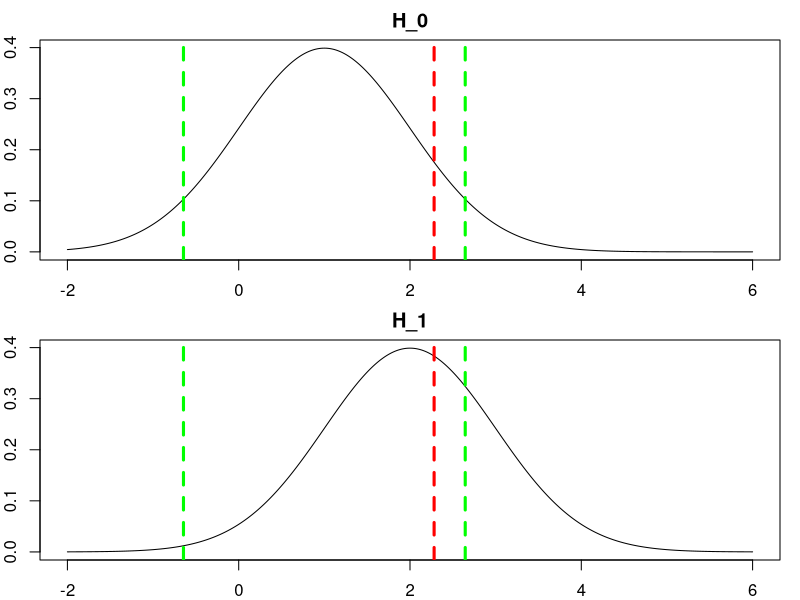
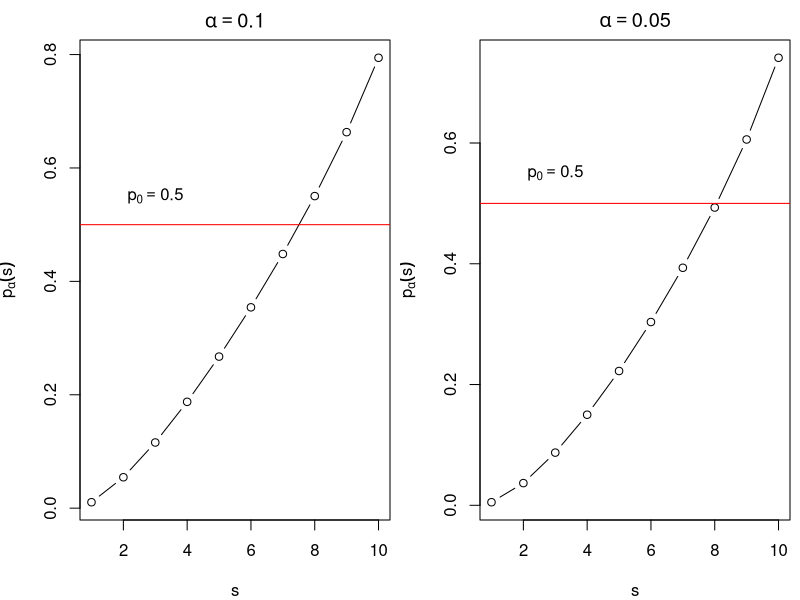

Write the R code that produced these figures, in order.
## ---- chunk 1
knitr::opts_chunk$set(echo = TRUE)
## ---- chunk 2
a = 1
b = 2
x = seq(-4,4,by=0.01)+2
y1 = dnorm(x,a,1)
y2 = dnorm(x,b,1)
par(mfrow=c(2,1),mar=c(2,2,2,1))
plot(x,y1,type="l",xlab="",ylab="",main="H_0")
abline(v=c(a+qnorm(0.9),a+qnorm(0.95),a-qnorm(0.95)),col = c("red","green","green"),lty=2,lwd=3)
plot(x,y2,type="l",xlab="",ylab="",main="H_1")
abline(v=c(a+qnorm(0.9),a+qnorm(0.95),a-qnorm(0.95)),col = c("red","green","green"),lty=2,lwd=3)

## ---- chunk 3
library(dslabs)
attach(heights)
female_height = height[sex=="Female"]#提取女生数据
male_height = height[sex=="Male"]#提取男生数据
## 方差相等时双边假设检验
t.test(male_height,female_height,var.equal = TRUE)

## ---- chunk 4
## 方差不相等时双边假设检验
t.test(male_height,female_height)

## ---- chunk 5
## 方差不相等时单边假设检验
t.test(male_height,female_height,alternative = "less")

## ---- chunk 6
var.test(male_height,female_height)

## ---- chunk 7
alpha = 0.1
n = 10
s = 1:n
pr = qbeta(alpha,s,n-s+1)

par(mfrow = c(1,2),mar=c(4,4,2,0.5))
plot(s,pr,type="b",ylab=expression(p[alpha](s)), main=expression(alpha==0.1))
abline(h=0.5,col="red")
lb = expression(p[0]==0.5)
text(3,0.55,lb)

alpha = 0.05
pr = qbeta(alpha,s,n-s+1)
plot(s,pr,type="b",ylab=expression(p[alpha](s)), main=expression(alpha==0.05))
abline(h=0.5,col="red")
text(3,0.55,lb)

## ---- chunk 8
binom.test(8,10,0.5,alternative = "greater")
## ---- chunk 9
x = c(315, 108, 102, 31)
p = c(9/16,3/16,3/16,1/16)
chisq.test(x,p=p)
